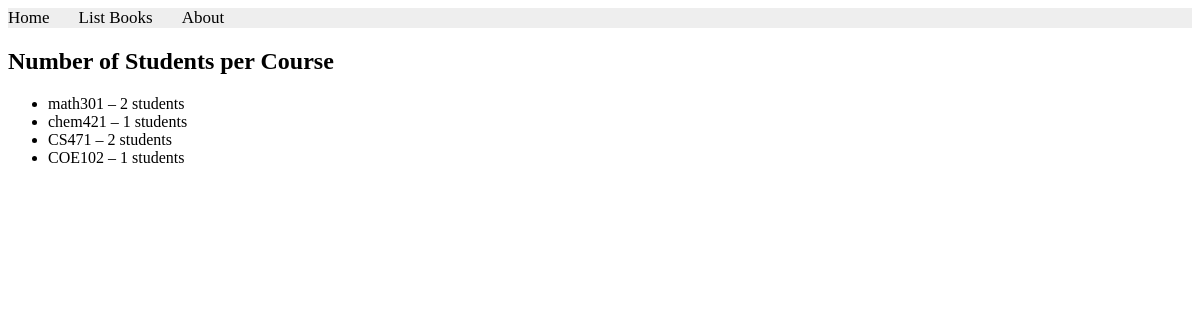
The page /books/lab9/task2 on the database its author committed.
### apps/bookmodule/models.py (models this page shows, shortened)
class Course(models.Model):
    name = models.CharField(max_length=100)

### apps/bookmodule/views.py (the view)
# urls.py: path('lab9/task2', views.lab9_task2, name='lab9_task2'),
def lab9_task2(request):
    courses = Course.objects.annotate(num_students=Count('students'))
    return render(request, 'bookmodule/lab9_task2.html', {'courses': courses})

### apps/templates/bookmodule/lab9_task2.html
{% extends "layouts/base.html" %}
{% block content %}
    <h2>Number of Students per Course</h2>
    <ul>
        {% for course in courses %}
            <li>{{ course.name }} – {{ course.num_students }} students</li>
        {% empty %}
            <li>No courses available.</li>
        {% endfor %}
    </ul>
{% endblock %}

### rows shown on the page
Course: name "math301", num_students "2"
Course: name "chem421", num_students "1"
Course: name "CS471", num_students "2"
Course: name "COE102", num_students "1"
